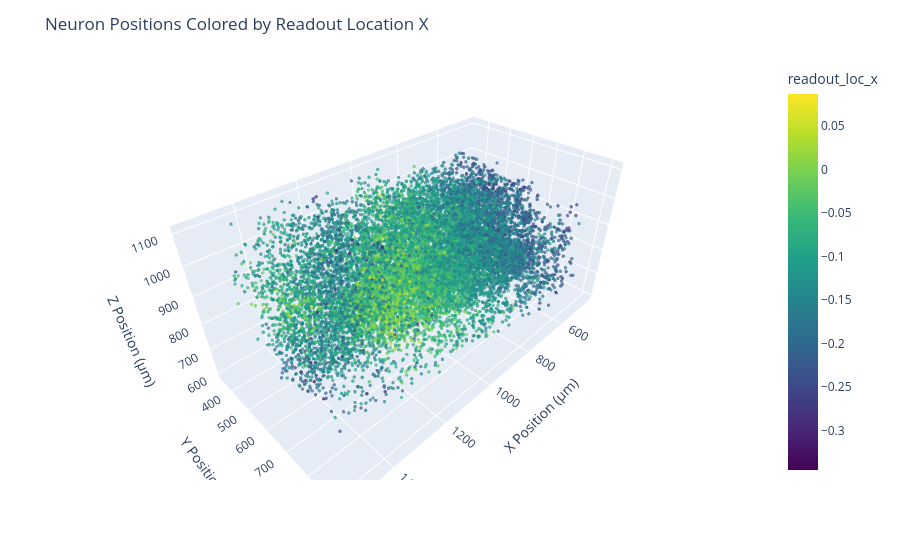
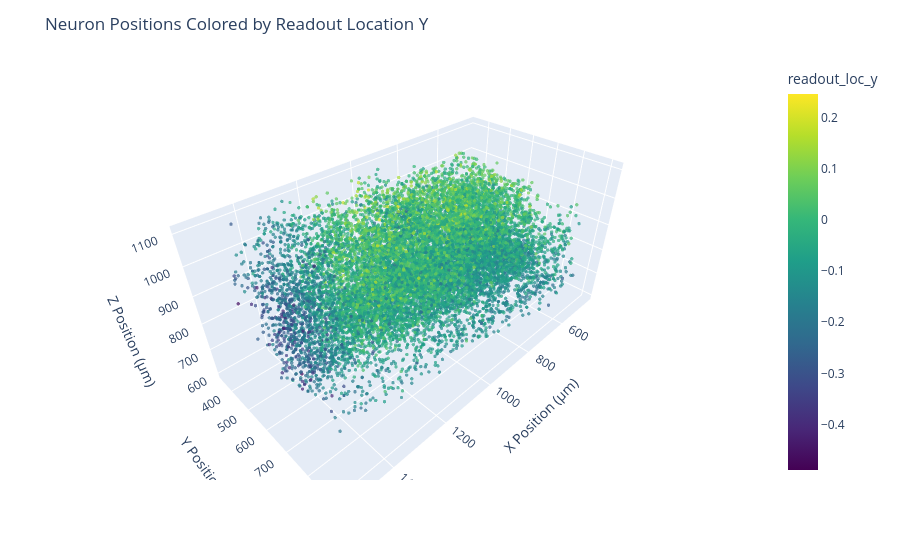

The notebook cell saved with these charts, in order:
### Code cell
#Goal: make 2 3d plots where each point is neuron position, and the color is it's "readout_loc_x" for one, and "readout_loc_y" for another.


# --- Preprocess positions ---
# Extract position arrays and convert to a NumPy array
positions = np.stack(digital_twin_coreg_df["pt_position"].values)

# Scale to microns: multiply by [4, 4, 40], then divide by 1000
scaling_factors = np.array([4, 4, 40]) / 1000
positions_um = positions * scaling_factors

# Add new columns for x, y, z in microns
digital_twin_coreg_df["x_um"] = positions_um[:, 0]
digital_twin_coreg_df["y_um"] = positions_um[:, 1]
digital_twin_coreg_df["z_um"] = positions_um[:, 2]

# --- Plot 1: Color by readout_loc_x ---
fig_x = px.scatter_3d(
    digital_twin_coreg_df,
    x='x_um',
    y='y_um',
    z='z_um',
    color='readout_loc_x',
    color_continuous_scale='viridis',
    opacity=0.7
)

fig_x.update_traces(marker=dict(size=2))
fig_x.update_layout(
    scene=dict(
        xaxis_title='X Position (µm)',
        yaxis_title='Y Position (µm)',
        zaxis_title='Z Position (µm)'
    ),
    title='Neuron Positions Colored by Readout Location X'
)
fig_x.show()

# --- Plot 2: Color by readout_loc_y ---
fig_y = px.scatter_3d(
    digital_twin_coreg_df,
    x='x_um',
    y='y_um',
    z='z_um',
    color='readout_loc_y',
    color_continuous_scale='viridis',
    opacity=0.7
)

fig_y.update_traces(marker=dict(size=2))
fig_y.update_layout(
    scene=dict(
        xaxis_title='X Position (µm)',
        yaxis_title='Y Position (µm)',
        zaxis_title='Z Position (µm)'
    ),
    title='Neuron Positions Colored by Readout Location Y'
)
fig_y.show()

### Figure 1 — Plotly figure (JSON) as saved in the notebook; plotly's stock layout.template omitted (floating-point values rounded to 4 significant figures; data arrays with more than 128 entries replaced by an {"elided": "..."} marker saying what was removed)
{"data": [{"hovertemplate": "x_um=%{x}<br>y_um=%{y}<br>z_um=%{z}<br>readout_loc_x=%{marker.color}<extra></extra>", "legendgroup": "", "marker": {"color": {"elided": "15780 float values"}, "coloraxis": "coloraxis", "opacity": 0.7, "size": 2, "symbol": "circle"}, "mode": "markers", "name": "", "scene": "scene", "showlegend": false, "type": "scatter3d", "x": {"elided": "15780 float values"}, "y": {"elided": "15780 float values"}, "z": {"elided": "15780 float values"}}], "layout": {"coloraxis": {"colorbar": {"title": {"text": "readout_loc_x"}}, "colorscale": [[0, "#440154"], [0.1111, "#482878"], [0.2222, "#3e4989"], [0.3333, "#31688e"], [0.4444, "#26828e"], [0.5556, "#1f9e89"], [0.6667, "#35b779"], [0.7778, "#6ece58"], [0.8889, "#b5de2b"], [1, "#fde725"]]}, "legend": {"tracegroupgap": 0}, "margin": {"t": 60}, "scene": {"domain": {"x": [0, 1], "y": [0, 1]}, "xaxis": {"title": {"text": "X Position (µm)"}}, "yaxis": {"title": {"text": "Y Position (µm)"}}, "zaxis": {"title": {"text": "Z Position (µm)"}}}, "title": {"text": "Neuron Positions Colored by Readout Location X"}}}

### Figure 2 — Plotly figure (JSON) as saved in the notebook; plotly's stock layout.template omitted (floating-point values rounded to 4 significant figures; data arrays with more than 128 entries replaced by an {"elided": "..."} marker saying what was removed)
{"data": [{"hovertemplate": "x_um=%{x}<br>y_um=%{y}<br>z_um=%{z}<br>readout_loc_y=%{marker.color}<extra></extra>", "legendgroup": "", "marker": {"color": {"elided": "15780 float values"}, "coloraxis": "coloraxis", "opacity": 0.7, "size": 2, "symbol": "circle"}, "mode": "markers", "name": "", "scene": "scene", "showlegend": false, "type": "scatter3d", "x": {"elided": "15780 float values"}, "y": {"elided": "15780 float values"}, "z": {"elided": "15780 float values"}}], "layout": {"coloraxis": {"colorbar": {"title": {"text": "readout_loc_y"}}, "colorscale": [[0, "#440154"], [0.1111, "#482878"], [0.2222, "#3e4989"], [0.3333, "#31688e"], [0.4444, "#26828e"], [0.5556, "#1f9e89"], [0.6667, "#35b779"], [0.7778, "#6ece58"], [0.8889, "#b5de2b"], [1, "#fde725"]]}, "legend": {"tracegroupgap": 0}, "margin": {"t": 60}, "scene": {"domain": {"x": [0, 1], "y": [0, 1]}, "xaxis": {"title": {"text": "X Position (µm)"}}, "yaxis": {"title": {"text": "Y Position (µm)"}}, "zaxis": {"title": {"text": "Z Position (µm)"}}}, "title": {"text": "Neuron Positions Colored by Readout Location Y"}}}
